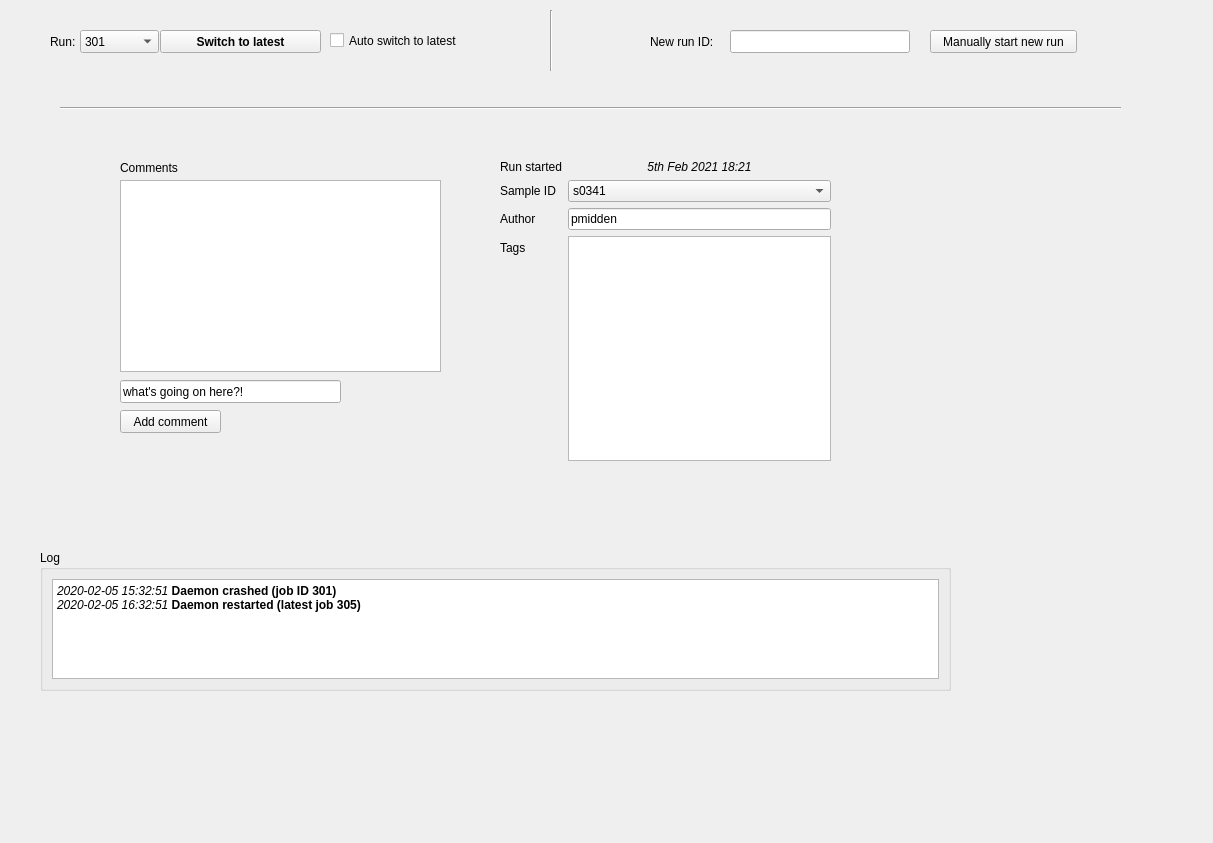
<?xml version="1.0" encoding="UTF-8"?>
<ui version="4.0">
 <class>Form</class>
 <widget class="QWidget" name="Form">
  <property name="geometry">
   <rect>
    <x>0</x>
    <y>0</y>
    <width>1213</width>
    <height>843</height>
   </rect>
  </property>
  <property name="windowTitle">
   <string>Form</string>
  </property>
  <widget class="QLabel" name="label">
   <property name="geometry">
    <rect>
     <x>50</x>
     <y>30</y>
     <width>28</width>
     <height>23</height>
    </rect>
   </property>
   <property name="text">
    <string>Run:</string>
   </property>
  </widget>
  <widget class="QComboBox" name="comboBox">
   <property name="geometry">
    <rect>
     <x>80</x>
     <y>30</y>
     <width>79</width>
     <height>23</height>
    </rect>
   </property>
   <item>
    <property name="text">
     <string>301</string>
    </property>
   </item>
  </widget>
  <widget class="QLabel" name="label_9">
   <property name="geometry">
    <rect>
     <x>650</x>
     <y>30</y>
     <width>71</width>
     <height>23</height>
    </rect>
   </property>
   <property name="text">
    <string>New run ID:</string>
   </property>
  </widget>
  <widget class="QLineEdit" name="lineEdit_3">
   <property name="geometry">
    <rect>
     <x>730</x>
     <y>30</y>
     <width>180</width>
     <height>23</height>
    </rect>
   </property>
  </widget>
  <widget class="QPushButton" name="pushButton">
   <property name="geometry">
    <rect>
     <x>930</x>
     <y>30</y>
     <width>147</width>
     <height>23</height>
    </rect>
   </property>
   <property name="text">
    <string>Manually start new run</string>
   </property>
  </widget>
  <widget class="QLabel" name="label_2">
   <property name="geometry">
    <rect>
     <x>120</x>
     <y>160</y>
     <width>111</width>
     <height>16</height>
    </rect>
   </property>
   <property name="text">
    <string>Comments</string>
   </property>
  </widget>
  <widget class="QTableView" name="tableView">
   <property name="geometry">
    <rect>
     <x>120</x>
     <y>180</y>
     <width>321</width>
     <height>192</height>
    </rect>
   </property>
  </widget>
  <widget class="QLineEdit" name="lineEdit_2">
   <property name="geometry">
    <rect>
     <x>120</x>
     <y>380</y>
     <width>221</width>
     <height>23</height>
    </rect>
   </property>
   <property name="text">
    <string>what's going on here?!</string>
   </property>
  </widget>
  <widget class="QPushButton" name="pushButton_3">
   <property name="geometry">
    <rect>
     <x>120</x>
     <y>410</y>
     <width>101</width>
     <height>23</height>
    </rect>
   </property>
   <property name="text">
    <string>Add comment</string>
   </property>
  </widget>
  <widget class="QWidget" name="layoutWidget">
   <property name="geometry">
    <rect>
     <x>500</x>
     <y>160</y>
     <width>331</width>
     <height>301</height>
    </rect>
   </property>
   <layout class="QFormLayout" name="formLayout">
    <item row="1" column="0">
     <widget class="QLabel" name="label_3">
      <property name="text">
       <string>Sample ID</string>
      </property>
     </widget>
    </item>
    <item row="1" column="1">
     <widget class="QComboBox" name="comboBox_2">
      <item>
       <property name="text">
        <string>s0341</string>
       </property>
      </item>
     </widget>
    </item>
    <item row="2" column="0">
     <widget class="QLabel" name="label_4">
      <property name="text">
       <string>Author</string>
      </property>
     </widget>
    </item>
    <item row="2" column="1">
     <widget class="QLineEdit" name="lineEdit">
      <property name="text">
       <string>pmidden</string>
      </property>
     </widget>
    </item>
    <item row="4" column="0">
     <widget class="QLabel" name="label_7">
      <property name="text">
       <string>Tags</string>
      </property>
     </widget>
    </item>
    <item row="4" column="1">
     <widget class="QListView" name="listView"/>
    </item>
    <item row="0" column="0">
     <widget class="QLabel" name="label_5">
      <property name="text">
       <string>Run started</string>
      </property>
     </widget>
    </item>
    <item row="0" column="1">
     <widget class="QLabel" name="label_6">
      <property name="styleSheet">
       <string notr="true">font-style: italic</string>
      </property>
      <property name="text">
       <string>5th Feb 2021 18:21</string>
      </property>
      <property name="alignment">
       <set>Qt::AlignCenter</set>
      </property>
     </widget>
    </item>
   </layout>
  </widget>
  <widget class="QPushButton" name="pushButton_2">
   <property name="geometry">
    <rect>
     <x>160</x>
     <y>30</y>
     <width>161</width>
     <height>23</height>
    </rect>
   </property>
   <property name="styleSheet">
    <string notr="true">font-weight: bold</string>
   </property>
   <property name="text">
    <string>Switch to latest</string>
   </property>
  </widget>
  <widget class="QGroupBox" name="groupBox_2">
   <property name="geometry">
    <rect>
     <x>40</x>
     <y>550</y>
     <width>911</width>
     <height>141</height>
    </rect>
   </property>
   <property name="title">
    <string>Log</string>
   </property>
   <property name="flat">
    <bool>false</bool>
   </property>
   <property name="checkable">
    <bool>false</bool>
   </property>
   <layout class="QHBoxLayout" name="horizontalLayout_2">
    <item>
     <widget class="QTextEdit" name="textEdit">
      <property name="html">
       <string>&lt;!DOCTYPE HTML PUBLIC &quot;-//W3C//DTD HTML 4.0//EN&quot; &quot;http://www.w3.org/TR/REC-html40/strict.dtd&quot;&gt;
&lt;html&gt;&lt;head&gt;&lt;meta name=&quot;qrichtext&quot; content=&quot;1&quot; /&gt;&lt;style type=&quot;text/css&quot;&gt;
p, li { white-space: pre-wrap; }
&lt;/style&gt;&lt;/head&gt;&lt;body style=&quot; font-family:'Sans Serif'; font-size:9pt; font-weight:400; font-style:normal;&quot;&gt;
&lt;p style=&quot; margin-top:0px; margin-bottom:0px; margin-left:0px; margin-right:0px; -qt-block-indent:0; text-indent:0px;&quot;&gt;&lt;span style=&quot; font-family:'monospace'; font-style:italic;&quot;&gt;2020-02-05 15:32:51 &lt;/span&gt;&lt;span style=&quot; font-family:'monospace'; font-weight:600;&quot;&gt;Daemon crashed (job ID 301)&lt;/span&gt;&lt;/p&gt;
&lt;p style=&quot; margin-top:0px; margin-bottom:0px; margin-left:0px; margin-right:0px; -qt-block-indent:0; text-indent:0px;&quot;&gt;&lt;span style=&quot; font-family:'monospace'; font-style:italic;&quot;&gt;2020-02-05 16:32:51 &lt;/span&gt;&lt;span style=&quot; font-family:'monospace'; font-weight:600;&quot;&gt;Daemon restarted (latest job 305)&lt;/span&gt;&lt;/p&gt;&lt;/body&gt;&lt;/html&gt;</string>
      </property>
     </widget>
    </item>
   </layout>
  </widget>
  <widget class="QCheckBox" name="checkBox">
   <property name="geometry">
    <rect>
     <x>330</x>
     <y>30</y>
     <width>171</width>
     <height>21</height>
    </rect>
   </property>
   <property name="text">
    <string>Auto switch to latest</string>
   </property>
  </widget>
  <widget class="Line" name="line">
   <property name="geometry">
    <rect>
     <x>550</x>
     <y>10</y>
     <width>3</width>
     <height>61</height>
    </rect>
   </property>
   <property name="orientation">
    <enum>Qt::Vertical</enum>
   </property>
  </widget>
  <widget class="Line" name="line_2">
   <property name="geometry">
    <rect>
     <x>60</x>
     <y>100</y>
     <width>1061</width>
     <height>16</height>
    </rect>
   </property>
   <property name="orientation">
    <enum>Qt::Horizontal</enum>
   </property>
  </widget>
 </widget>
 <resources/>
 <connections/>
</ui>
